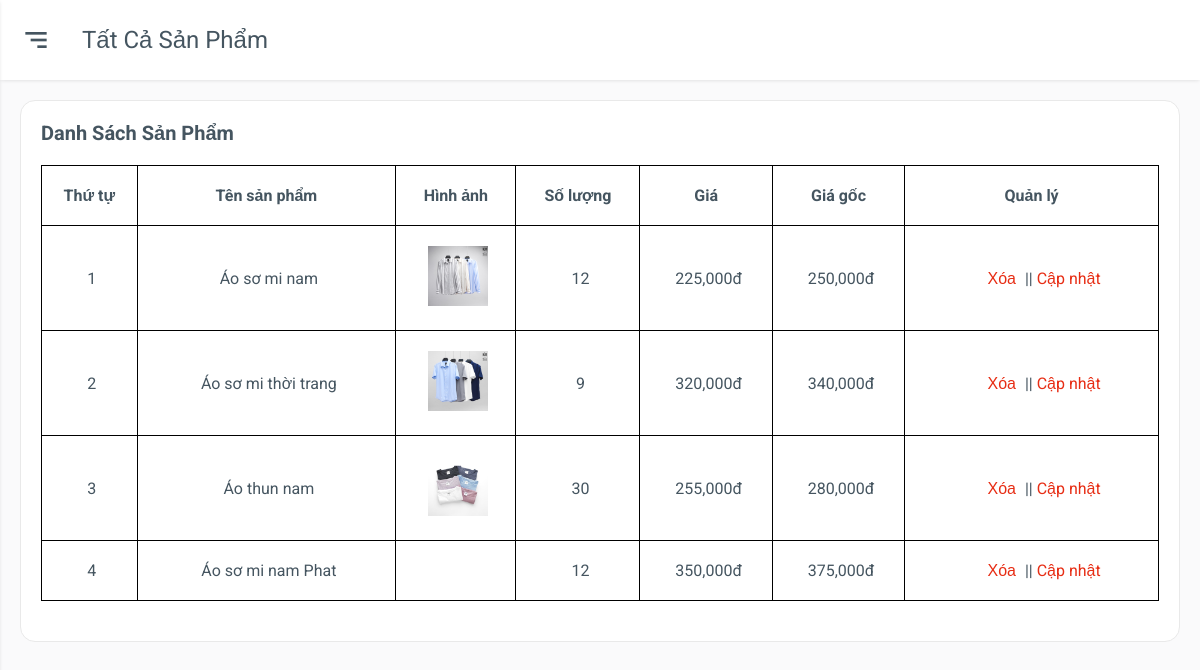
The page /admin/dashboard.php?danhmucsanpham&id=1 (signed in) on the database its author committed.
### tables this page shows
CREATE TABLE `tbl_product` (
  `product_id` int(11) NOT NULL,
  `product_code` varchar(50) NOT NULL,
  `category_id` int(11) NOT NULL,
  `product_name` varchar(100) NOT NULL,
  `product_image` varchar(150) NOT NULL,
  `product_image_hover` varchar(150) NOT NULL,
  `product_price` int(11) NOT NULL,
  `product_discount` int(11) NOT NULL,
  `product_active` int(11) NOT NULL,
  `product_details` text NOT NULL,
  `product_desc` text NOT NULL,
  `product_quantity` int(11) NOT NULL
);

### admin/inc/category_product.php (the view, shortened to what this page needs)
<?php
	if(isset($_GET['danhmucsanpham'])){
		$id = $_GET['id'];
	}
	$sql_select_product = mysqli_query($con,"SELECT * FROM tbl_product
	 WHERE category_id ='$id' ORDER BY product_id DESC");
?>
<div class="main">
	<div class="main-header">
		<div class="mobile-toggle" id="mobile-toggle">
			<i class='bx bx-menu-alt-right'></i>
		</div>
		<div class="main-title">
			Tất cả sản phẩm
		</div>
	</div>
	<div class="main-content">
		<div class="row">
			<div class="col-12">
				<div class="box">
					<div class="box-header">
						Danh sách sản phẩm
					</div>
					<div class="box-body overflow-scroll">
						<table>
							<thead>
								<tr>
									<th>Thứ tự</th>
									<th>Tên sản phẩm</th>
									<th>Hình ảnh</th>
									<th>Số lượng</th>
									<th>Giá</th>
									<th>Giá gốc</th>
									<th>Quản lý</th>
								</tr>
							</thead>
							<?php
										$i=0;
										while($row_select_product = mysqli_fetch_array($sql_select_product)){
											$i++;
									?>
							<tr>
								<td><?php echo $i;?></td>
								<td>
									<?php echo $row_select_product['product_name'];?>
								</td>
								<td>
									<div class="img">
										<img style="width:60px;height:auto; "
											src="../img/product/<?php echo $row_select_product['product_image'];?>"
											onerror="this.onerror=null;this.src='../uploads/<?php echo $row_select_product['product_image'];?>'"
											alt="">
									</div>
								</td>
								<td><?php echo  $row_select_product['product_quantity'];?></td>
								<td>
									<?php echo number_format($row_select_product['product_price']).'đ'?>
								</td>
								<td>
									<span> <?php
												if($row_select_product['product_discount'] > 0 ){
													echo number_format($row_select_product['product_discount']).'đ';
												}else {
													echo number_format($row_select_product['product_price']).'đ';
												}
											?>
									</span>
								</td>
								<td style="text-align:center; ">
									<form action="" method="POST" style="display:inline;">
										<input type="submit" value="Xóa" name="xoa">
									</form>
									<span>||</span>
									<a href="?capnhatsanpham&id=<?php echo $row_select_product['product_id']; ?>"
										style="color:rgb(231, 45, 20);">Cập nhật</a>
								</td>
							</tr>
							<?php
										}
										?>
						</table>
					</div>
				</div>
			</div>
		</div>
	</div>
</div>
</body>
</html>

### admin/css/grid.css (style rules this page uses)
.row { display: flex; flex-wrap: wrap; margin: 0 -15px; }
[class*="col-"] { padding: 0 15px; margin-bottom: 20px; }
.col-12 { width: 100%; }

### admin/css/app.css (style rules this page uses)
:root { --body-bg: #fafafb; --box-bg: #ffffff; --main-color: #0652dd; --text-color: #455560; --text-second-color: #72849ab3; --border-color: #e9e9e9; --menu-item-active-bg: rgba(62, 121, 247, 0.1); --black: #000; --box-border-radius: 15px; --sidebar-size: 300px; --sidebar-logo-img-size: 45px; --sidebar-logo-size: 80px; --profile-image-size: 45px; --main-header-height: 80px; --shadow: 0 1px 4px -1px rgb(0 0 0 / 15%); --darkmode-toggle-size: 20px; --while: #fff; }
* { padding: 0; margin: 0; box-sizing: border-box; }
body { font-family: "Roboto", sans-serif; background-color: var(--body-bg); color: var(--text-color); position: relative; }
a { text-decoration: none; color: unset; display: inline-block; }
.main { padding-left: var(--sidebar-size); }
.main-header { height: var(--main-header-height); display: flex; align-items: center; padding: 20px; background-color: var(--box-bg); box-shadow: var(--shadow); }
.mobile-toggle { display: none; }
.main-title { text-transform: capitalize; font-size: 1.5rem; }
.main-content { padding: 20px; }
.box { background-color: var(--box-bg); padding: 20px; border: 0.5px solid var(--border-color); border-radius: var(--box-border-radius); }
.box-header { text-transform: capitalize; font-size: 1.25rem; font-weight: 700; }
.box-body { padding: 20px 0; }
table { width: 100%; min-width: 1000px; border-collapse: collapse; }
table thead tr { text-align: left; }
table th { text-align: center; }
table th, table td { padding: 20px 0; border: 1px solid var(--black); }
table td { padding-left: 5px; text-align: center; }
.overflow-scroll { overflow-y: auto; }
@media only screen and (max-width: 1280px) { .main { padding-left: 0; } }
@media only screen and (max-width: 1280px) { .mobile-toggle, .sidebar-close { display: grid; place-items: center; font-size: 2rem; margin-right: 30px; cursor: pointer; } }
form { max-width: 400px; background-color: var(--box-bg); padding: 20px; border: 0.5px solid var(--border-color); border-radius: var(--box-border-radius); }

### admin/inc/category_product.php (style rules this page uses)
input[type="submit"] { border: none; outline: none; background: transparent; color: rgb(231, 45, 20); cursor: pointer; font-size: 16px; }
form { max-width: 400px; background: transparent; padding-right: 5px; border: none; border-radius: none; }

### rows shown on the page
tbl_product: product_name "Áo sơ mi nam", product_image (picture), product_quantity "12", product_price "225,000", product_discount "250,000"
tbl_product: product_name "Áo sơ mi thời trang", product_image (picture), product_quantity "9", product_price "320,000", product_discount "340,000"
tbl_product: product_name "Áo thun nam", product_image (picture), product_quantity "30", product_price "255,000", product_discount "280,000"
tbl_product: product_name "Áo sơ mi nam Phat", product_quantity "12", product_price "350,000", product_discount "375,000"
